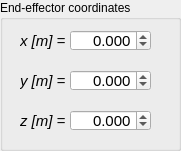
   <widget class="QGroupBox" name="EndEffectorCoordsGroupBox">
    <property name="geometry">
     <rect>
      <x>390</x>
      <y>270</y>
      <width>181</width>
      <height>151</height>
     </rect>
    </property>
    <property name="title">
     <string>End-effector coordinates</string>
    </property>
    <widget class="QLabel" name="EeXLabel">
     <property name="geometry">
      <rect>
       <x>20</x>
       <y>30</y>
       <width>51</width>
       <height>21</height>
      </rect>
     </property>
     <property name="font">
      <font>
       <pointsize>11</pointsize>
       <italic>true</italic>
      </font>
     </property>
     <property name="text">
      <string>x [m] =</string>
     </property>
    </widget>
    <widget class="QLabel" name="EeYLabel">
     <property name="geometry">
      <rect>
       <x>20</x>
       <y>70</y>
       <width>51</width>
       <height>21</height>
      </rect>
     </property>
     <property name="font">
      <font>
       <pointsize>11</pointsize>
       <italic>true</italic>
      </font>
     </property>
     <property name="text">
      <string>y [m] =</string>
     </property>
    </widget>
    <widget class="QLabel" name="EeZLabel">
     <property name="geometry">
      <rect>
       <x>20</x>
       <y>110</y>
       <width>51</width>
       <height>21</height>
      </rect>
     </property>
     <property name="font">
      <font>
       <pointsize>11</pointsize>
       <italic>true</italic>
      </font>
     </property>
     <property name="text">
      <string>z [m] =</string>
     </property>
    </widget>
    <widget class="QDoubleSpinBox" name="EeXSpinBox">
     <property name="geometry">
      <rect>
       <x>70</x>
       <y>30</y>
       <width>81</width>
       <height>21</height>
      </rect>
     </property>
     <property name="font">
      <font>
       <pointsize>11</pointsize>
      </font>
     </property>
     <property name="alignment">
      <set>Qt::AlignmentFlag::AlignRight|Qt::AlignmentFlag::AlignTrailing|Qt::AlignmentFlag::AlignVCenter</set>
     </property>
     <property name="decimals">
      <number>3</number>
     </property>
     <property name="minimum">
      <double>-10.000000000000000</double>
     </property>
     <property name="maximum">
      <double>10.000000000000000</double>
     </property>
     <property name="singleStep">
      <double>0.010000000000000</double>
     </property>
     <property name="value">
      <double>0.000000000000000</double>
     </property>
    </widget>
    <widget class="QDoubleSpinBox" name="EeYSpinBox">
     <property name="geometry">
      <rect>
       <x>70</x>
       <y>70</y>
       <width>81</width>
       <height>21</height>
      </rect>
     </property>
     <property name="font">
      <font>
       <pointsize>11</pointsize>
      </font>
     </property>
     <property name="alignment">
      <set>Qt::AlignmentFlag::AlignRight|Qt::AlignmentFlag::AlignTrailing|Qt::AlignmentFlag::AlignVCenter</set>
     </property>
     <property name="decimals">
      <number>3</number>
     </property>
     <property name="minimum">
      <double>-10.000000000000000</double>
     </property>
     <property name="maximum">
      <double>10.000000000000000</double>
     </property>
     <property name="singleStep">
      <double>0.010000000000000</double>
     </property>
     <property name="value">
      <double>0.000000000000000</double>
     </property>
    </widget>
    <widget class="QDoubleSpinBox" name="EeZSpinBox">
     <property name="geometry">
      <rect>
       <x>70</x>
       <y>110</y>
       <width>81</width>
       <height>21</height>
      </rect>
     </property>
     <property name="font">
      <font>
       <pointsize>11</pointsize>
      </font>
     </property>
     <property name="alignment">
      <set>Qt::AlignmentFlag::AlignRight|Qt::AlignmentFlag::AlignTrailing|Qt::AlignmentFlag::AlignVCenter</set>
     </property>
     <property name="decimals">
      <number>3</number>
     </property>
     <property name="minimum">
      <double>-10.000000000000000</double>
     </property>
     <property name="maximum">
      <double>10.000000000000000</double>
     </property>
     <property name="singleStep">
      <double>0.010000000000000</double>
     </property>
     <property name="value">
      <double>0.000000000000000</double>
     </property>
    </widget>
   </widget>
